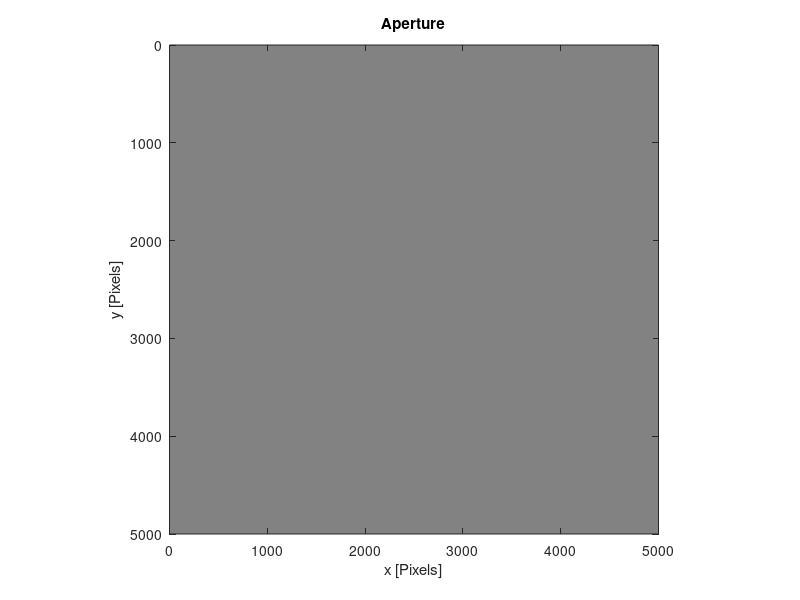

MATLAB code for this plot:
% Anand Idris, Anis Idrizovic, and Cruz B. Garcia
% Optics 211
% Saturday, April 18, 2020
% Final Project, Part 1
% Aperture Simulator

% Define Aperture field
apL = 5000; % Size of the aperture field
ap = zeros(apL); % Define actual aperture plane

% Define Square Dimensions
% sqL = 500; % Define square length
% for i = round(1 + apL./2 - sqL./2):round(1 + apL./2 + sqL./2)
%     for j = round(1 + apL./2 - sqL./2):round(1 + apL./2 + sqL./2)
%         ap(i,j) = 1;
%     end
% end

%Define Single Slit Dimensions
% slW = 200;
% slH = 2500;
% for i = round(1 + apL./2 - slH./2):round(1 + apL./2 + slH./2)
%     for j = round(1 + apL./2 - slW./2):round(1 + apL./2 + slW./2)
%         app(i,j) = 1;
%     end
% end

%Define Double Slit Dimensions
% slW2 = 175;
% slSp = 500;
% for i = round(1 + apL./2 - slH./2):round(1 + apL./2 + slH./2)
%     for j = round(1 + apL./2 - (slW2+(slSp./2))):round(1 + apL./2 + slSp./2 + slW2)
%         if(j > round(1 + apL./2 - (slSp./2)) && j < round(1 + apL./2 + slSp./2))
%             continue
%         end
%         ap(i,j) = 1;
%     end
% end

% %Defining Circle Dimensions
% r = 275;
% [x,y] = meshgrid((1:apL)-round(apL./2),(1:apL)-round(apL./2)); % Creates an x and y meshgrid that identifies the distance from the center of the circle aperture
% ap(sqrt(x.^2 + y.^2) <= r) = 1; % Finds the points within the radius of the aperture

% Define Half-Square Dimensions
% sqL = 1500; % Define square length
% x1 = round(((apL./2)+1)-(sqL./2));
% y1 = round(((apL./2)+1)-(sqL./2));
% x2 = round(((apL./2)+1)+(sqL./2));
% y2 = round(((apL./2)+1)+(sqL./2));
% m = (y2-y1)./(x2-x1);
% for i = round(1 + apL./2 - sqL./2):round(1 + apL./2 + sqL./2)
%     for j = round(1 + apL./2 - sqL./2):round(1 + apL./2 + sqL./2)
%         if(j <= m*i)
%             ap(i,j) = 1;
%         end
%     end
% end

% Plot the aperture field
figure
imagesc(ap) % Plot image of the aperture field
title("Aperture")
xlabel("x [Pixels]")
ylabel("y [Pixels]")
colormap gray % Set the color of the aperture field plot
axis equal % Set the display scale of the axes
axis([0 apL 0 apL]) % Set axes limits to size of aperture field

